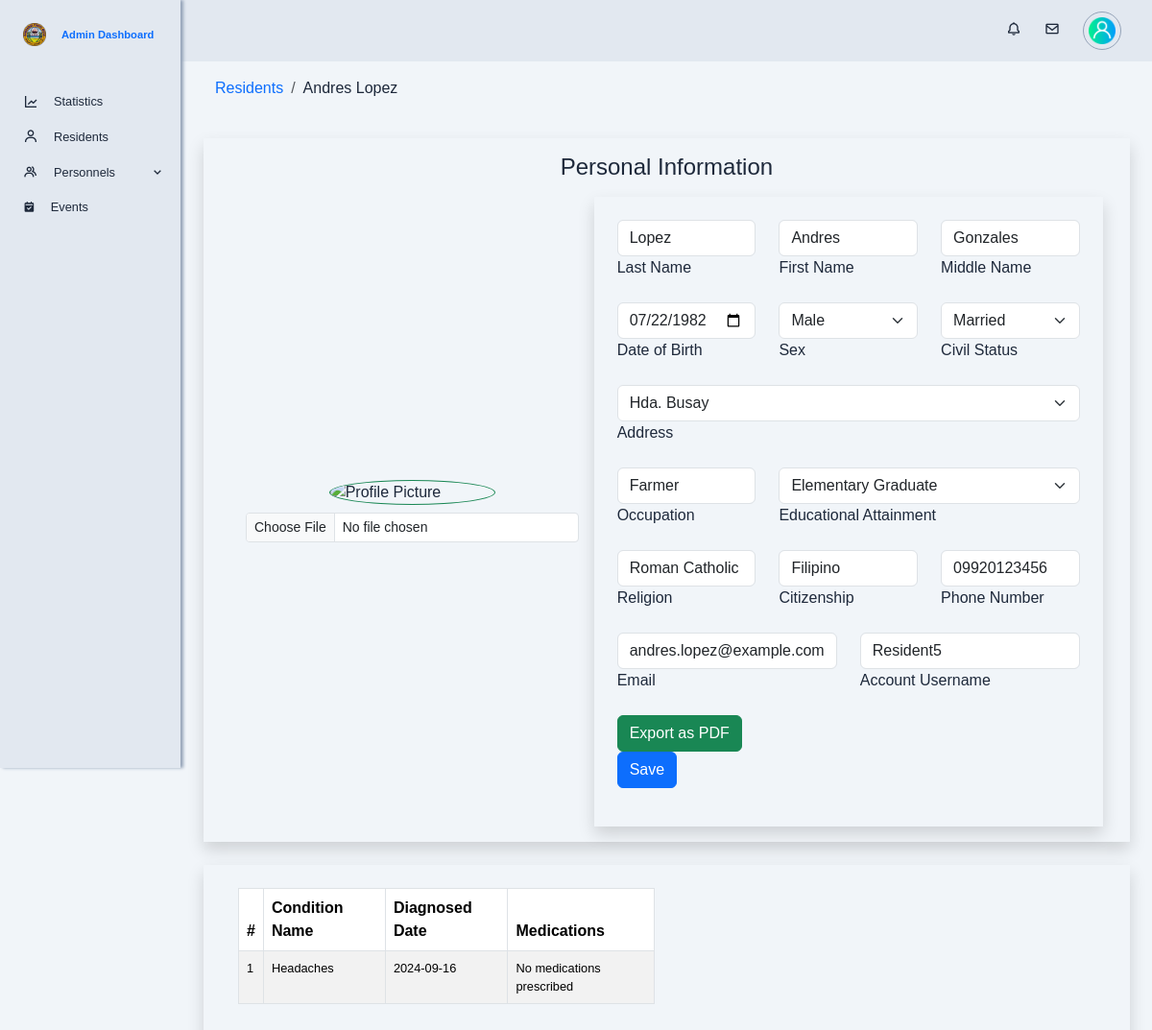
Before: /app/views/admin/resident_details.php?resident_id=8 with the older database file.
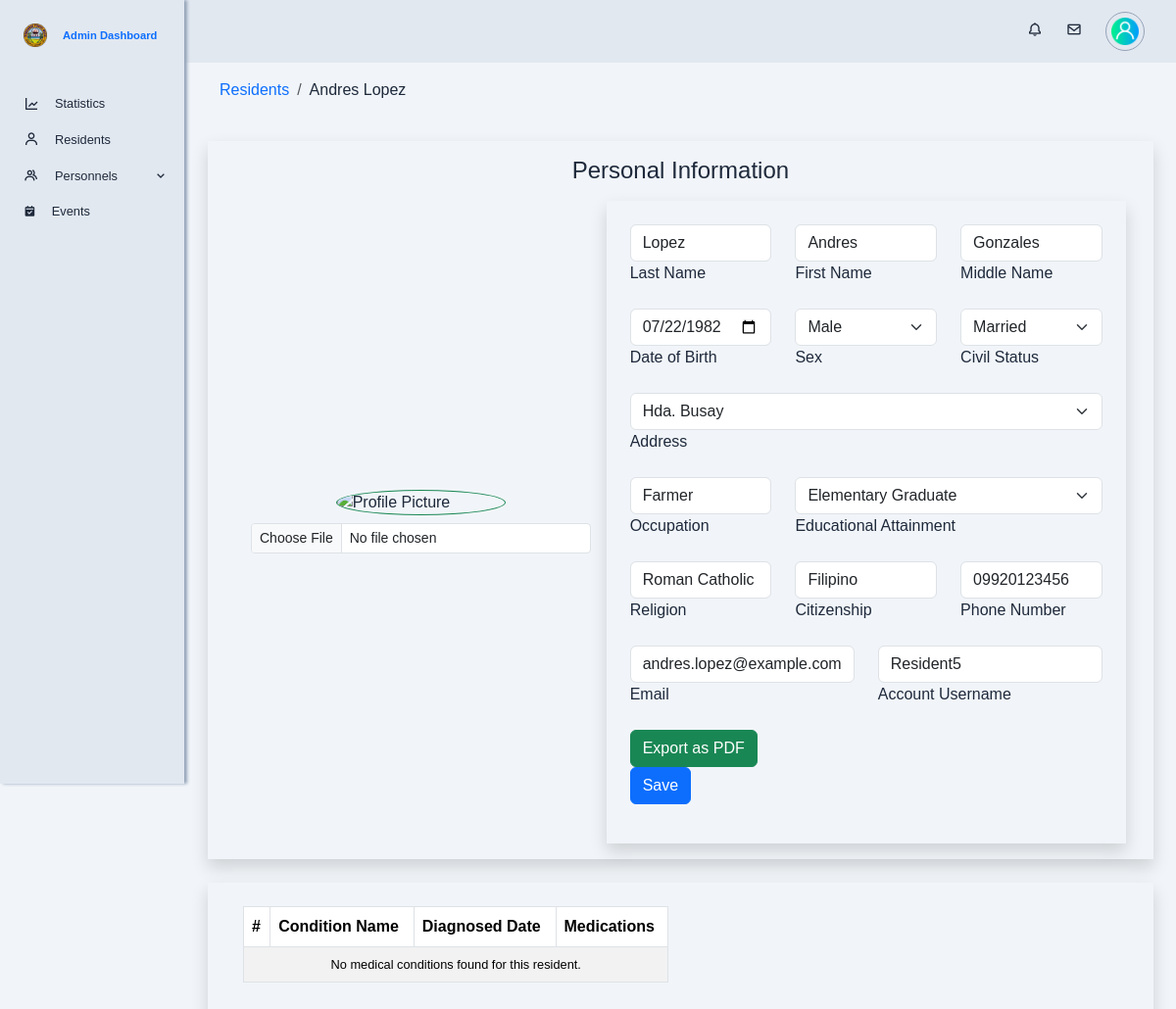
After: the same page with the newer database file.
### tables this page shows
CREATE TABLE `residents_medical_condition` (
  `rmc_id` int(10) NOT NULL,
  `resident_id` int(10) NOT NULL,
  `medical_conditions_id` int(10) NOT NULL,
  `diagnosed_date` datetime NOT NULL DEFAULT current_timestamp(),
  `created_at` datetime NOT NULL DEFAULT current_timestamp()
);

CREATE TABLE `medical_conditions` (
  `medical_conditions_id` int(10) NOT NULL,
  `condition_name` varchar(255) NOT NULL
);

### app/models/get_resident_medical_conditions.php (called while the page is built)
<?php
function getResidentMedicalConditions($conn, $resident_id) {
    $sql = "
        SELECT mc.condition_name, rmc.rmc_id, rmc.diagnosed_date,
               GROUP_CONCAT(DISTINCT m.name SEPARATOR ', ') AS medicines
        FROM residents_medical_condition rmc
        INNER JOIN medical_conditions mc ON rmc.medical_conditions_id = mc.medical_conditions_id
        LEFT JOIN conditions_prescriptions cp ON cp.resident_condition_id = rmc.rmc_id
        LEFT JOIN medicines m ON cp.medicine_id = m.medicine_id
        WHERE rmc.resident_id = ?
        GROUP BY rmc.rmc_id
        ORDER BY rmc.diagnosed_date";
    $stmt = $conn->prepare($sql);
    $stmt->bind_param("i", $resident_id);
    $stmt->execute();
    $result = $stmt->get_result();
    $medical_conditions = $result->fetch_all(MYSQLI_ASSOC);
    return $medical_conditions;
}
?>

### app/views/admin/resident_details.php (the view, shortened to what the changed rows need)
<?php
require './config/db_config.php';
require './app/models/get_resident_medical_conditions.php';
$resident_id = isset($_GET['resident_id']) ? intval($_GET['resident_id']) : null;
$medical_conditions = getResidentMedicalConditions($conn, $resident_id);
?>
<!DOCTYPE html>
<html lang="en">
<head>
    <?php require './app/views/globals/head.php'; ?>
    <link rel="stylesheet" href="./public/css/admin-resident-details.css">
</head>
<body id="body-pd">
    <div class="height-100 main-content">
        <div class="row shadow mb-4 p-4">
            <div class="col-md-6">
                <table class="table table-bordered table-striped">
                    <thead class="thead-dark">
                        <tr>
                            <th>#</th>
                            <th>Condition Name</th>
                            <th>Diagnosed Date</th>
                            <th>Medications</th>
                        </tr>
                    </thead>
                    <tbody>
                        <?php if (!empty($medical_conditions)) : ?>
                            <?php foreach ($medical_conditions as $index => $condition) : ?>
                                <tr>
                                    <td><?php echo $index + 1; ?></td>
                                    <td><?php echo htmlspecialchars($condition['condition_name']); ?></td>
                                    <td><?php echo htmlspecialchars($condition['diagnosed_date']); ?></td>
                                    <td>
                                        <?php
                                            echo !empty($condition['medicines']) ? htmlspecialchars($condition['medicines']) : 'No medications prescribed';
                                        ?>
                                    </td>
                                </tr>
                            <?php endforeach; ?>
                        <?php else : ?>
                            <tr>
                                <td colspan="4" class="text-center">No medical conditions found for this resident.</td>
                            </tr>
                        <?php endif; ?>
                    </tbody>
                </table>
            </div>
        </div>
    </div>
</body>
</html>

Changed rows visible on the page:
removed residents_medical_condition: medical_conditions.condition_name "Headaches", diagnosed_date "2024-09-16"
Other visible differences:
text now shown: "No medical conditions found for this resident."
